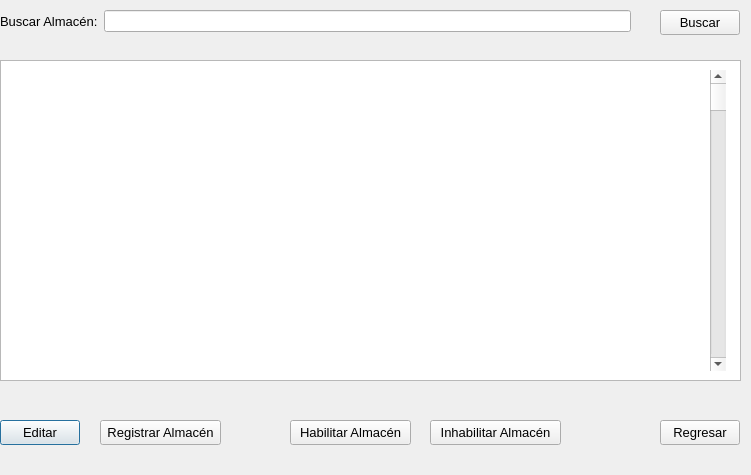
<?xml version="1.0" encoding="UTF-8"?>
<ui version="4.0">
 <class>gestionarAlmacenes</class>
 <widget class="QDialog" name="gestionarAlmacenes">
  <property name="geometry">
   <rect>
    <x>0</x>
    <y>0</y>
    <width>751</width>
    <height>475</height>
   </rect>
  </property>
  <property name="windowTitle">
   <string>Dialog</string>
  </property>
  <widget class="QPushButton" name="editarAlmacenButton">
   <property name="geometry">
    <rect>
     <x>0</x>
     <y>420</y>
     <width>80</width>
     <height>25</height>
    </rect>
   </property>
   <property name="font">
    <font>
     <pointsize>10</pointsize>
    </font>
   </property>
   <property name="text">
    <string>Editar</string>
   </property>
  </widget>
  <widget class="QPushButton" name="buscarAlmacenButton">
   <property name="geometry">
    <rect>
     <x>660</x>
     <y>10</y>
     <width>80</width>
     <height>25</height>
    </rect>
   </property>
   <property name="font">
    <font>
     <pointsize>10</pointsize>
    </font>
   </property>
   <property name="text">
    <string>Buscar</string>
   </property>
  </widget>
  <widget class="QWidget" name="formLayoutWidget">
   <property name="geometry">
    <rect>
     <x>0</x>
     <y>10</y>
     <width>631</width>
     <height>31</height>
    </rect>
   </property>
   <layout class="QFormLayout" name="formLayout">
    <item row="0" column="1">
     <widget class="QLineEdit" name="buscarAlmacenLineEdit"/>
    </item>
    <item row="0" column="0">
     <widget class="QLabel" name="buscarAlmacenLabel">
      <property name="font">
       <font>
        <pointsize>10</pointsize>
       </font>
      </property>
      <property name="text">
       <string>Buscar Almacén:</string>
      </property>
     </widget>
    </item>
   </layout>
  </widget>
  <widget class="QPushButton" name="habilitarAlmacenButton">
   <property name="geometry">
    <rect>
     <x>290</x>
     <y>420</y>
     <width>121</width>
     <height>25</height>
    </rect>
   </property>
   <property name="font">
    <font>
     <pointsize>10</pointsize>
    </font>
   </property>
   <property name="text">
    <string>Habilitar Almacén</string>
   </property>
  </widget>
  <widget class="QListWidget" name="almacenesList">
   <property name="geometry">
    <rect>
     <x>0</x>
     <y>60</y>
     <width>741</width>
     <height>321</height>
    </rect>
   </property>
  </widget>
  <widget class="QPushButton" name="inhabilitarAlmacenButton">
   <property name="geometry">
    <rect>
     <x>430</x>
     <y>420</y>
     <width>131</width>
     <height>25</height>
    </rect>
   </property>
   <property name="font">
    <font>
     <pointsize>10</pointsize>
    </font>
   </property>
   <property name="text">
    <string>Inhabilitar Almacén</string>
   </property>
  </widget>
  <widget class="QPushButton" name="regresarButton">
   <property name="geometry">
    <rect>
     <x>660</x>
     <y>420</y>
     <width>80</width>
     <height>25</height>
    </rect>
   </property>
   <property name="font">
    <font>
     <pointsize>10</pointsize>
    </font>
   </property>
   <property name="text">
    <string>Regresar</string>
   </property>
  </widget>
  <widget class="QScrollBar" name="almacenesScrollBar">
   <property name="geometry">
    <rect>
     <x>710</x>
     <y>70</y>
     <width>16</width>
     <height>301</height>
    </rect>
   </property>
   <property name="orientation">
    <enum>Qt::Vertical</enum>
   </property>
  </widget>
  <widget class="QPushButton" name="registrarAlmacenButton">
   <property name="geometry">
    <rect>
     <x>100</x>
     <y>420</y>
     <width>121</width>
     <height>25</height>
    </rect>
   </property>
   <property name="font">
    <font>
     <pointsize>10</pointsize>
    </font>
   </property>
   <property name="text">
    <string>Registrar Almacén</string>
   </property>
  </widget>
 </widget>
 <resources/>
 <connections/>
</ui>
